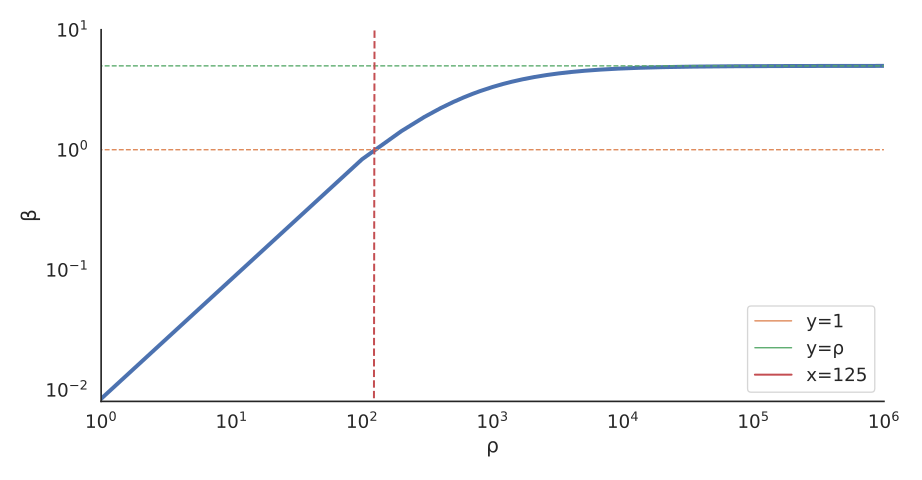

Generate this figure with Python:
import sys
import seaborn as sns
import pandas as pd
import numpy as np
import matplotlib.pyplot as plt

sns.set(font_scale=1.25)
sns.set_style("white")
plt.figure(figsize=(9.6, 5), dpi=100)

x = np.linspace(0,1000000,10000)
y = x*5/(x+5*100)

ax = sns.lineplot(x=x, y=y, palette="pastel", linewidth=3, legend=False);
sns.lineplot(x=x, y=1, palette="pastel", linewidth=1, label="y=1");
sns.lineplot(x=x, y=5, palette="pastel", linewidth=1, label="y=ρ");
ax.plot([125,5], [125,0], label="x=125")
ax.legend()
for i in range(1,4):
    ax.lines[i].set_linestyle("--")
ax.set_ylabel("β");
ax.set_xlabel("ρ");
ax.set_yscale('log')
ax.set_xscale('log')
ax.set(ylim=(0.008,10), xlim=(1,1000000))
sns.despine()

# plt.plot(x, y*i, label="τ="+str(i))
plt.tight_layout();
plt.savefig("plots/when-to-jit-3.svg");